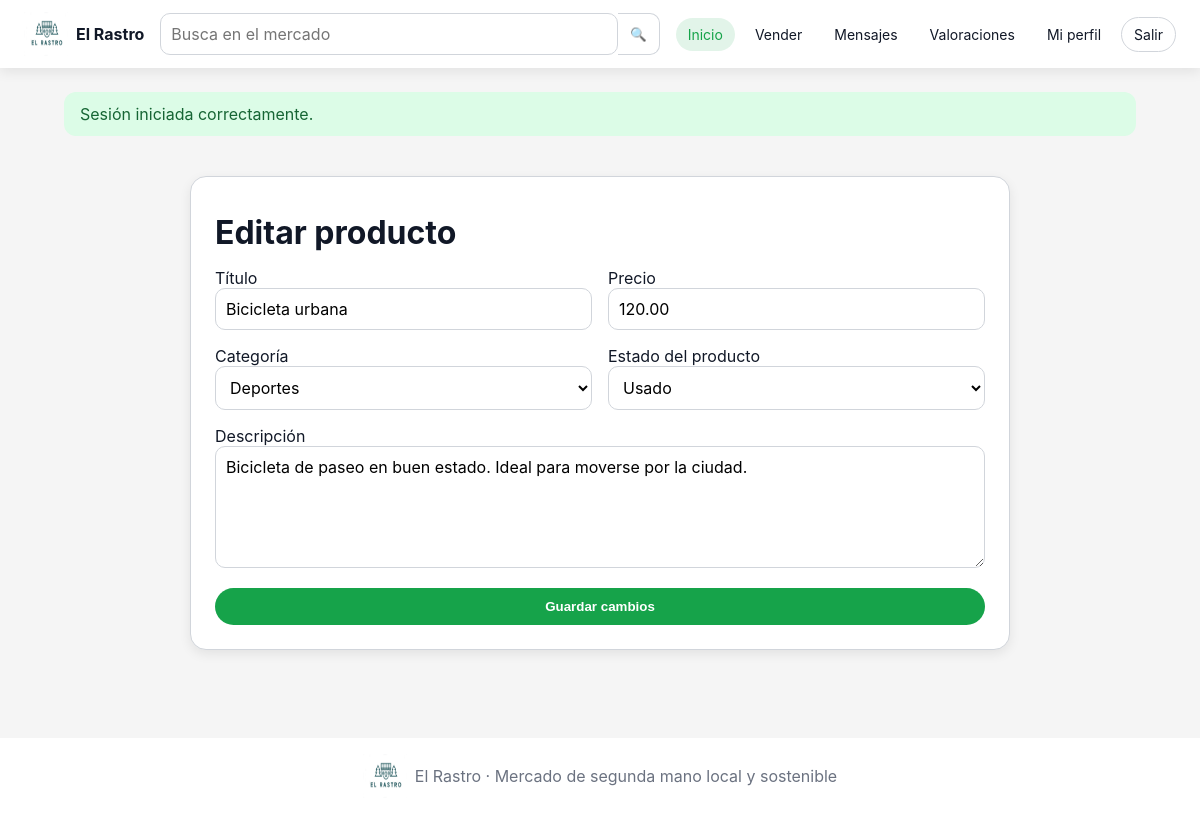
/public/index.php?url=producto/editar/1 (signed in), run on the app's committed database.
### tables this page shows
CREATE TABLE Producto (
    id_producto INT AUTO_INCREMENT PRIMARY KEY,
    titulo VARCHAR(150) NOT NULL,
    descripcion TEXT NOT NULL,
    precio DECIMAL(10,2) NOT NULL,
    categoria VARCHAR(50) NOT NULL,
    estado_producto VARCHAR(50) NOT NULL,
    estado VARCHAR(50) NOT NULL DEFAULT 'disponible',
    fecha_publicacion TIMESTAMP DEFAULT CURRENT_TIMESTAMP,
    id_usuario INT NOT NULL,
    CONSTRAINT fk_producto_usuario FOREIGN KEY (id_usuario) REFERENCES Usuario(id_usuario),
    CONSTRAINT chk_producto_precio CHECK (precio > 0),
    CONSTRAINT chk_producto_categoria CHECK (categoria IN ('Electrónica', 'Moda', 'Hogar', 'Deportes', 'Otros')),
    CONSTRAINT chk_producto_estado_producto CHECK (estado_producto IN ('Nuevo', 'Como nuevo', 'Usado', 'Reacondicionado')),
    CONSTRAINT chk_producto_estado CHECK (estado IN ('disponible', 'vendido', 'eliminado'))
);

### app/core/Controller.php (called while the page is built, shortened)
<?php
abstract class Controller
{
    protected function view($view, $data = []) {
        extract($data, EXTR_SKIP);
        require APP_PATH . '/views/layouts/header.php';
        require APP_PATH . '/views/' . $view . '.php';
        require APP_PATH . '/views/layouts/footer.php';
    }
}

### app/controllers/ProductoController.php (called while the page is built, shortened)
<?php
class ProductoController extends Controller
{
    private $productoModel;
    public function __construct()
    {
        $this->productoModel = new Producto();
    }
    public function editar($id = null)
    {
        $producto = $this->productoModel->porId((int)$id);
        $this->view('productos/editar', [
            'producto' => $producto,
            'titulo' => 'Editar producto',
            'categorias' => Producto::CATEGORIAS,
            'estadosProducto' => Producto::ESTADOS_PRODUCTO
        ]);
    }
}

### app/core/Router.php (called while the page is built, shortened)
<?php
class Router
{
    public function dispatch()
    {
        $url = isset($_GET['url']) ? $_GET['url'] : 'producto/index';
        $trozos = explode('/', trim($url, '/'));
        $metodo = isset($trozos[1]) ? $trozos[1] : 'index';
        $parametros = array_slice($trozos, 2);
        $controlador = new $nombreControlador();
        call_user_func_array([$controlador, $metodo], $parametros);
    }
}

### public/index.php (called while the page is built, shortened)
<?php
require_once APP_PATH . '/core/Database.php';
require_once APP_PATH . '/core/Controller.php';
require_once APP_PATH . '/core/Router.php';
spl_autoload_register(function ($class) {
    foreach ([APP_PATH . '/models/', APP_PATH . '/controllers/', APP_PATH . '/core/'] as $dir) {
        $file = $dir . $class . '.php';
        if (file_exists($file)) {
            return;
        }
    }
});
$router = new Router();
$router->dispatch();

### app/core/Database.php (called while the page is built)
<?php
class Database
{
    private static $conexion = null;
    public static function getConnection()
    {
        if (self::$conexion == null) {
            $dsn = 'mysql:host=' . DB_HOST . ';dbname=' . DB_NAME . ';charset=' . DB_CHARSET;
            self::$conexion = new PDO($dsn, DB_USER, DB_PASS);
            self::$conexion->setAttribute(PDO::ATTR_ERRMODE, PDO::ERRMODE_EXCEPTION);
            self::$conexion->setAttribute(PDO::ATTR_DEFAULT_FETCH_MODE, PDO::FETCH_ASSOC);
        }
        return self::$conexion;
    }
}

### app/models/Producto.php (called while the page is built, shortened)
<?php
class Producto
{
    private $db;
    public function __construct()
    {
        $this->db = Database::getConnection();
    }
    public function porId($id)
    {
        $sql = 'SELECT p.*, u.nombre AS vendedor, u.direccion, u.email,
                       (SELECT ROUND(AVG(v.puntuacion), 1) FROM Valoracion v WHERE v.id_receptor = u.id_usuario) AS valoracion_media,
                       (SELECT COUNT(*) FROM Valoracion v WHERE v.id_receptor = u.id_usuario) AS valoracion_total
                FROM Producto p
                INNER JOIN Usuario u ON u.id_usuario = p.id_usuario
                WHERE p.id_producto = :id AND p.estado <> "eliminado"';
        $stmt = $this->db->prepare($sql);
        $stmt->execute([':id' => $id]);
        return $stmt->fetch();
    }
}

### app/views/productos/editar.php (the view, shortened to what this page needs)
<section class="card form-card wide">
    <h1>Editar producto</h1>
    <form method="post" class="form-grid">
        <label>Título
            <input type="text" name="titulo" required maxlength="150" value="<?= htmlspecialchars($_POST['titulo'] ?? $producto['titulo']) ?>">
        </label>
        <label>Precio
            <input type="number" name="precio" step="0.01" min="0.01" required value="<?= htmlspecialchars($_POST['precio'] ?? $producto['precio']) ?>">
        </label>
        <label>Categoría
            <?php $categoriaActual = $_POST['categoria'] ?? ($producto['categoria'] ?? ''); ?>
            <select name="categoria" required>
                <?php foreach ($categorias as $categoria): ?>
                    <option value="<?= htmlspecialchars($categoria) ?>" <?= $categoriaActual === $categoria ? 'selected' : '' ?>>
                        <?= htmlspecialchars($categoria) ?>
                    </option>
                <?php endforeach; ?>
            </select>
        </label>
        <label>Estado del producto
            <?php $estadoActual = $_POST['estado_producto'] ?? ($producto['estado_producto'] ?? ''); ?>
            <select name="estado_producto" required>
                <?php foreach ($estadosProducto as $estadoProducto): ?>
                    <option value="<?= htmlspecialchars($estadoProducto) ?>" <?= $estadoActual === $estadoProducto ? 'selected' : '' ?>>
                        <?= htmlspecialchars($estadoProducto) ?>
                    </option>
                <?php endforeach; ?>
            </select>
        </label>
        <label class="full">Descripción
            <textarea name="descripcion" required rows="5"><?= htmlspecialchars($_POST['descripcion'] ?? $producto['descripcion']) ?></textarea>
        </label>
        <button class="btn primary full" type="submit">Guardar cambios</button>
    </form>
</section>

### public/assets/css/estilo.css (style rules this page uses)
:root { --green: #16A34A; --green-dark: #0F3D2E; --bg: #F5F5F5; --gray: #D1D5DB; --text-muted: #6B7280; --text: #111827; --error: #DC2626; --warning: #F59E0B; --shadow: 0 4px 12px rgba(0,0,0,0.08); --radius: 12px; --radius-lg: 16px; }
* { box-sizing: border-box; }
body { margin: 0; font-family: Inter, Poppins, Roboto, Arial, sans-serif; background: var(--bg); color: var(--text); font-size: 16px; }
h1 { font-size: clamp(28px, 4vw, 32px); margin: 12px 0 16px; font-weight: 700; }
.card { background: #fff; border: 1px solid var(--gray); border-radius: var(--radius-lg); box-shadow: var(--shadow); padding: 24px; }
.btn { display: inline-flex; align-items: center; justify-content: center; border: 1px solid transparent; border-radius: 20px; padding: 10px 20px; font-weight: 600; cursor: pointer; transition: .2s ease; }
.btn.primary { background: var(--green); color: #fff; }
input, textarea, select, .search input { width: 100%; background: #fff; border: 1px solid var(--gray); border-radius: 10px; padding: 10px; font: inherit; }
.form-card { max-width: 520px; margin: 40px auto; }
.form-card.wide { max-width: 820px; }
.form-grid { display: grid; grid-template-columns: repeat(2, 1fr); gap: 16px; }
.full { grid-column: 1 / -1; }

### data on the page
producto: titulo "Bicicleta urbana", precio "120.00", categoria "Deportes", estado_producto "Usado", descripcion "Bicicleta de paseo en buen estado. Ideal para moverse por la ciudad."

### other printed values
$_SESSION['exito'] "Sesión iniciada correctamente."
